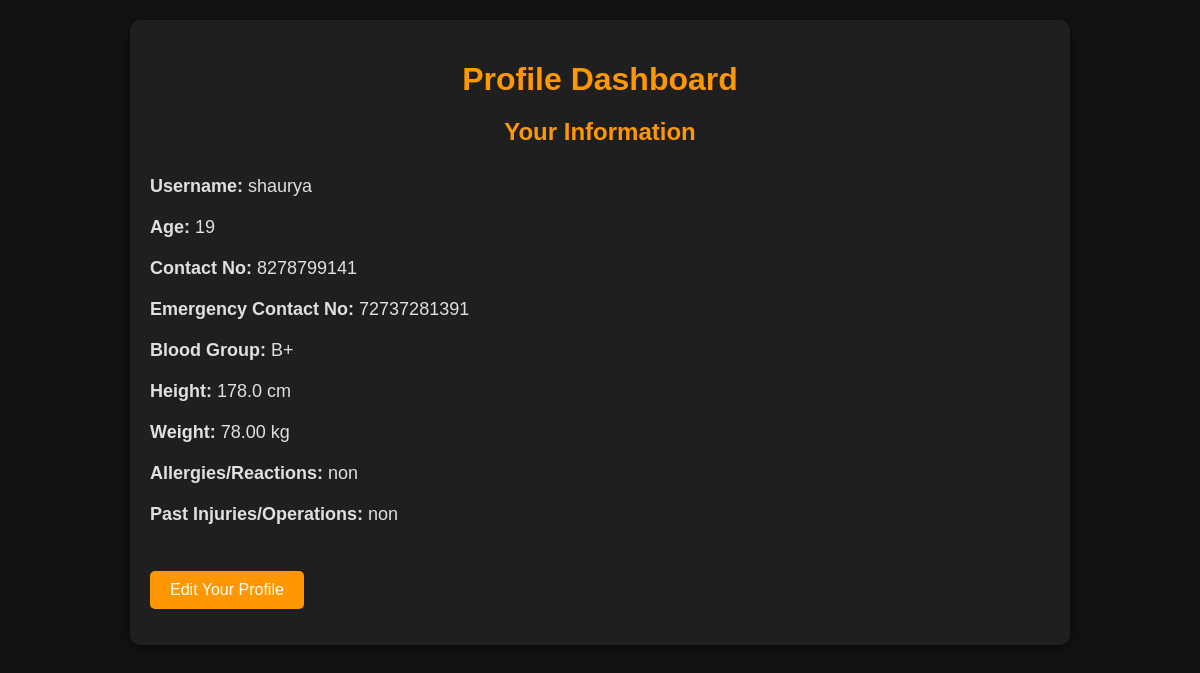
The page /dashboard/ (signed in) on the database its author committed.
### base/models.py (models this page shows, shortened)
class UserProfile(models.Model):
    user = models.OneToOneField(User, on_delete=models.CASCADE)
    age = models.IntegerField(null=True)
    contact_no = models.CharField(max_length=15, null=True)
    emergency_contact_no = models.CharField(max_length=15, null=True)
    blood_group = models.CharField(max_length=5)
    height = models.FloatField(null=True, blank=True)
    weight = models.DecimalField(max_digits=5, decimal_places=2,null=True, blank=True)
    allergies_reactions = models.TextField(blank=True, null=True)  # Correct field name
    past_injuries_operations = models.TextField(blank=True, null=True)  # Correct field name

### base/views.py (the view)
# urls.py: path('dashboard/', views.dashboard, name='dashboard'),
def dashboard(request):
    try:
        profile = UserProfile.objects.get(user=request.user)
    except UserProfile.DoesNotExist:
        return redirect('create_profile')
    if request.method == "POST":
        form = UserProfileForm(request.POST, instance=profile)
        if form.is_valid():
            form.save()
            return redirect('dashboard')  # Reload the dashboard with updated data
    else:
        form = UserProfileForm(instance=profile)
    return render(request, 'base/dashboard.html', {'form': form, 'profile': profile})

### base/Templates/base/dashboard.html (shortened to what this page needs)
<!DOCTYPE html>
<html lang="en">
<head>
</head>
<body>
    <div class="container">
        <h1>Profile Dashboard</h1>
        <h2>Your Information</h2>
        <ul>
            <li><strong>Username:</strong> {{ profile.user.username }}</li>
            <li><strong>Age:</strong> {{ profile.age }}</li>
            <li><strong>Contact No:</strong> {{ profile.contact_no }}</li>
            <li><strong>Emergency Contact No:</strong> {{ profile.emergency_contact_no }}</li>
            <li><strong>Blood Group:</strong> {{ profile.blood_group }}</li>
            <li><strong>Height:</strong> {{ profile.height }} cm</li>
            <li><strong>Weight:</strong> {{ profile.weight }} kg</li>
            <li><strong>Allergies/Reactions:</strong> {{ profile.allergies_reactions }}</li>
            <li><strong>Past Injuries/Operations:</strong> {{ profile.past_injuries_operations }}</li>
            <br><br>
            <a href="{% url 'create_profile' %}" class="btn btn-primary">Edit Your Profile</a>
        </ul>
    </div>
</body>
</html>

### base/Templates/base/dashboard.html (style rules this page uses)
body { background-color: #121212; color: #e0e0e0; font-family: Arial, sans-serif; }
.container { margin: 20px auto; max-width: 900px; background-color: #1f1f1f; padding: 20px; border-radius: 10px; box-shadow: 0 4px 10px rgba(0, 0, 0, 0.5); }
h1, h2 { color: #ff9800; text-align: center; margin-bottom: 20px; animation: fadeInDown 1s ease-in-out; }
ul { list-style-type: none; padding: 0; }
li { font-size: 18px; padding: 10px 0; animation: fadeIn 0.8s ease-in-out; }
a.btn-primary { display: inline-block; padding: 10px 20px; background-color: #ff9800; color: #fff; text-decoration: none; border-radius: 5px; transition: background-color 0.3s ease; animation: fadeInUp 1s ease-in-out; }

### rows shown on the page
UserProfile: user.username "shaurya", age "19", contact_no "8278799141", emergency_contact_no "72737281391", blood_group "B+", height "178.0", weight "78.00", allergies_reactions "non", past_injuries_operations "non"
